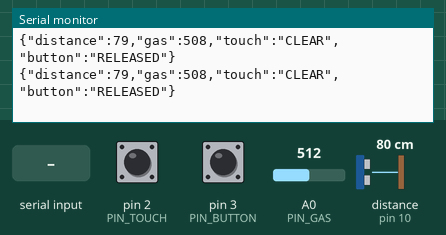
The sketch below on a simulated Arduino Uno, built with avr-gcc and run on an emulated ATmega328P. Parts: the last lines printed to the serial monitor. Wiring (inferred from the names in the program): ultrasonic range finder: trigger pin 9; echo pin 10. The test bench sets the inputs (shaded band); at power-on: pin 2 (PIN_TOUCH) LOW, pin 3 (PIN_BUTTON) HIGH, distance to the obstacle (sensor on pin 10) 80 cm, A0 (PIN_GAS) = 512. The echo pulse lasts 58.3 µs per cm.

Above: at 2.2 s.
2.3 s: pin 2 (PIN_TOUCH) pulled HIGH for 1 s
At 2.81 s:
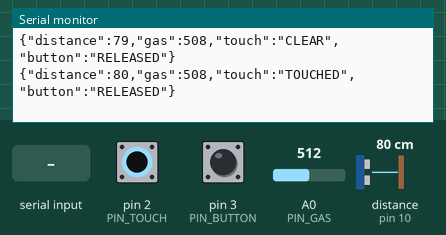
4.8 s: pin 3 (PIN_BUTTON) pulled LOW for 1 s
At 5.4 s:
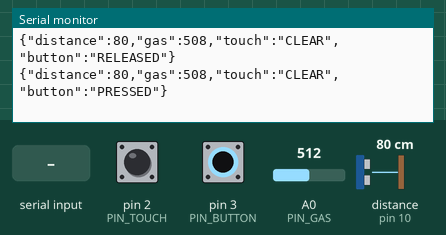
7.3 s: "PING\n" received over Serial
At 7.46 s:
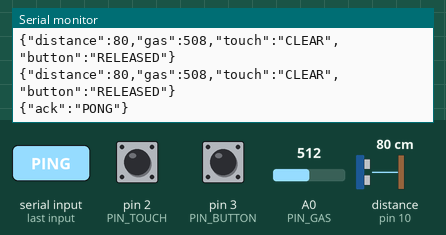
8.8 s: distance to the obstacle (sensor on pin 10) set to 2 cm
At 8.81 s:
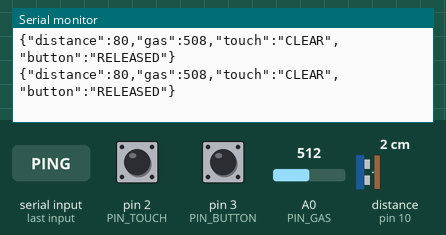
10.3 s: A0 (PIN_GAS) set to 716
At 10.31 s:
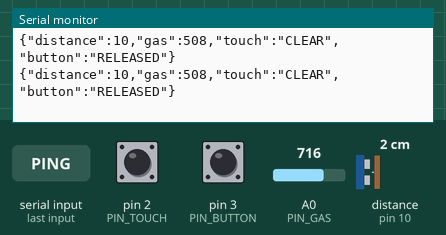
11.8 s: distance to the obstacle (sensor on pin 10) set to 18 cm
At 12.4 s:
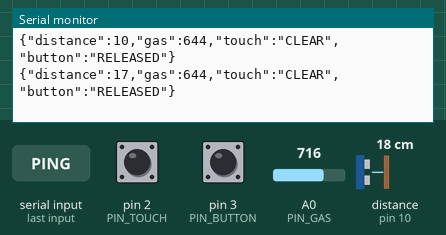
Timing chart, 0 to 14.3 s (numbered marks = the images above; inputs shaded):
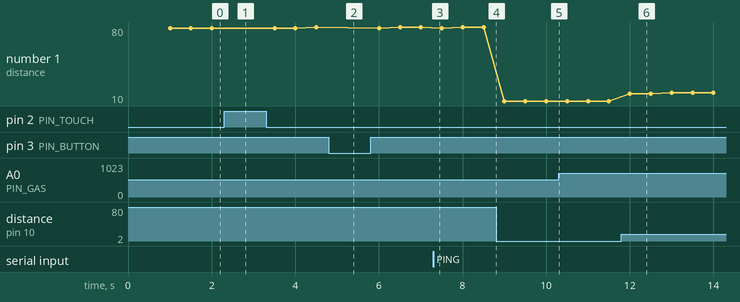

Measured:
- after the input at 2.3 s, the serial monitor: prints a new line after 0.21 s (image 1)
- after the input at 4.8 s, the serial monitor: prints a new line after 0.20 s (image 2)
- after the input at 7.3 s, the serial monitor: prints a new line at once (image 3)
- after the input at 11.8 s, the serial monitor: prints a new line after 0.20 s (image 6)
- plotted number 1: 80 → 10 after the input at 8.8 s, 10 → 18 after the input at 11.8 s

The sketch:

Arduino_Sensors.ino
```cpp
/*
  Arduino Uno Physical Sensor Sketch
  Matches the Frontend Workflow & Receiver Integration Guide:
    - Distance (HC-SR04): Trigger Pin 9, Echo Pin 10
    - Gas Sensor (MQ-2 / MQ-135): Analog Pin A0
    - Capacitive Touch (TTP223): Digital Pin 2
    - Pushbutton: Digital Pin 3 (Active LOW with internal PULLUP)

  Baud Rate: 115200 baud (8-N-1)
  Streams JSON matching: {"distance": 45, "gas": 320, "touch": "CLEAR", "button": "RELEASED"}
*/

// Hardware Pin Definitions
const int PIN_TRIG = 9;
const int PIN_ECHO = 10;
const int PIN_GAS = A0;
const int PIN_TOUCH = 2;
const int PIN_BUTTON = 3;

unsigned long lastSendTime = 0;
const unsigned long sendIntervalMs = 500; // 500ms broadcast interval

void setup() {
  Serial.begin(115200);

  pinMode(PIN_TRIG, OUTPUT);
  pinMode(PIN_ECHO, INPUT);
  pinMode(PIN_TOUCH, INPUT);
  pinMode(PIN_BUTTON, INPUT_PULLUP); // Active LOW
  pinMode(PIN_GAS, INPUT);

  // Short delay for sensor stabilization
  delay(1000);
}

int measureDistanceCm() {
  digitalWrite(PIN_TRIG, LOW);
  delayMicroseconds(2);
  digitalWrite(PIN_TRIG, HIGH);
  delayMicroseconds(10);
  digitalWrite(PIN_TRIG, LOW);

  long duration = pulseIn(PIN_ECHO, HIGH, 30000); // 30ms timeout (~500 cm)
  if (duration == 0) return 100; // Fallback timeout distance

  // Speed of sound: 343 m/s => 0.0343 cm/us / 2
  int dist = duration * 0.0343 / 2;
  return constrain(dist, 10, 110);
}

void loop() {
  // Read Serial commands from Transmitter downlink
  if (Serial.available() > 0) {
    String cmd = Serial.readStringUntil('\n');
    cmd.trim();
    if (cmd == "PING") {
      Serial.println("{\"ack\":\"PONG\"}");
    }
  }

  unsigned long now = millis();
  if (now - lastSendTime >= sendIntervalMs) {
    lastSendTime = now;

    // 1. Measure Distance
    int distance = measureDistanceCm();

    // 2. Measure Gas (Map 0-1023 ADC to 200 - 700 ppm estimate)
    int rawGas = analogRead(PIN_GAS);
    int gasPpm = map(rawGas, 50, 800, 200, 700);
    gasPpm = constrain(gasPpm, 200, 700);

    // 3. Measure Touch (HIGH = TOUCHED)
    int touchRaw = digitalRead(PIN_TOUCH);
    const char* touchState = (touchRaw == HIGH) ? "TOUCHED" : "CLEAR";

    // 4. Measure Pushbutton (Active LOW with pullup: LOW = PRESSED)
    int btnRaw = digitalRead(PIN_BUTTON);
    const char* btnState = (btnRaw == LOW) ? "PRESSED" : "RELEASED";

    // Format serial JSON payload matching exact guide schema:
    Serial.print("{\"distance\":");
    Serial.print(distance);
    Serial.print(",\"gas\":");
    Serial.print(gasPpm);
    Serial.print(",\"touch\":\"");
    Serial.print(touchState);
    Serial.print("\",\"button\":\"");
    Serial.print(btnState);
    Serial.println("\"}");
  }
}
```
